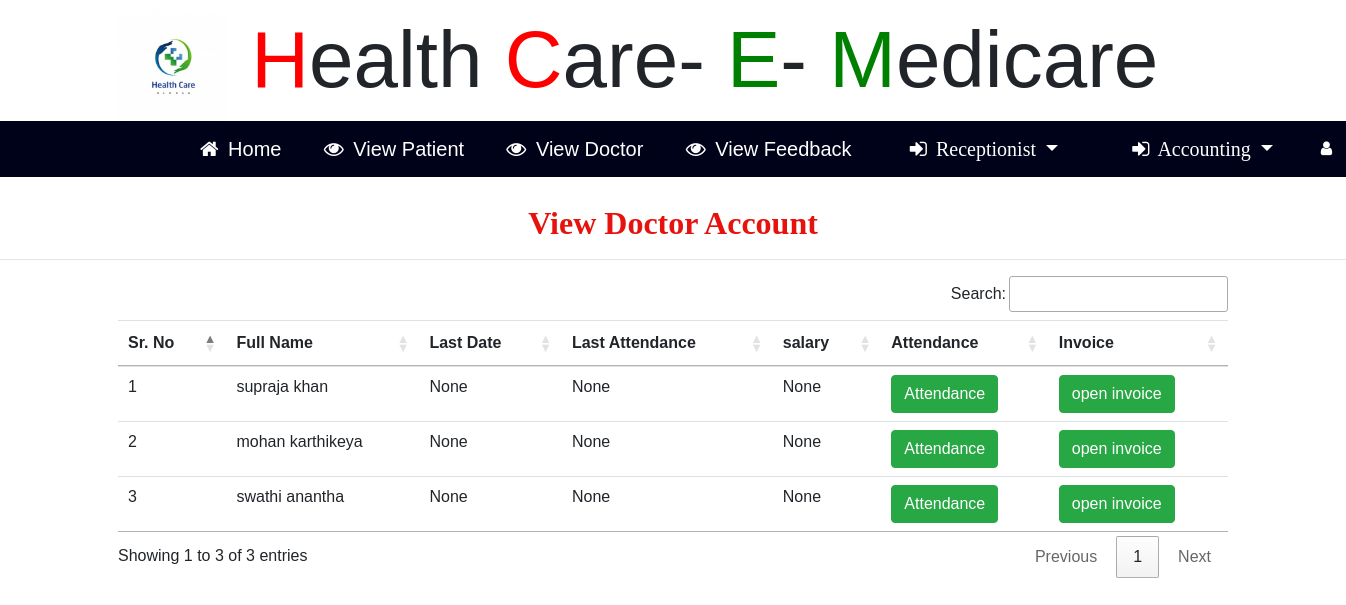
The app's page /doctor_accounting with its own data.
### hopital/models.py (models this page shows, shortened)
class Doctor(models.Model):
    status = models.ForeignKey(Doc_Status,on_delete=models.CASCADE,null=True)
    sign = models.ForeignKey(Signup_User,on_delete=models.CASCADE,null=True)
    age = models.IntegerField(null=True)
    salary = models.IntegerField(null=True)
    last_attend = models.IntegerField(null=True)
    last_date = models.DateField(null=True)
    address = models.CharField(max_length=30,null=True)
    qualification = models.CharField(max_length=30,null=True)
    specialist = models.CharField(max_length=30,null=True)
    gender = models.CharField(max_length=30,null=True)

class Signup_User(models.Model):
    user = models.ForeignKey(User,on_delete=models.CASCADE,null=True)
    mobile = models.IntegerField(null=True)
    image = models.FileField(null=True)
    reg = models.CharField(max_length=30,null=True)

### hopital/views.py (the view)
# urls.py: path('doctor_accounting',Doctor_Accouting,name="doctor_accounting"),
def Doctor_Accouting(request):
    account = Doctor.objects.all()
    d= {'account':account}
    return render(request,'doctor_accounting.html',d)

### hopital/templates/doctor_accounting.html (shortened to what this page needs)
{% include 'hr_nav.html' %}
{% block body %}
<link rel="stylesheet" href="https://cdn.datatables.net/1.10.20/css/jquery.dataTables.min.css">
<link rel="stylesheet" href="https://cdn.datatables.net/buttons/1.6.1/css/buttons.dataTables.min.css">
<center><h2 style = "font-family : 'Monotype Corsiva' ; color : #E6120E ; font-weight : bold;margin-top:2%">
    View Doctor Account</h2></center><hr>
 <div class="container">
<table class="table table-hover" id="example">
  <thead>
  <tr>
    <th>Sr. No</th>
    <th>Full Name</th>
    <th>Last Date</th>
    <th>Last Attendance</th>
    <th>salary</th>
    <th>Attendance</th>
    <th>Invoice</th>
  </tr>
  </thead>
   <tbody>
{% for i in account %}
  <tr>
      <td>{{forloop.counter}}</td>
    <td>{{i.sign.user.first_name}} {{i.sign.user.last_name}}</td>
    <td>{{i.last_date}}</td>
    <td>{{i.last_attend}}</td>
    <td>{{i.salary}}</td>
    <td><a href="{% url 'view_attendance' i.id %}"><button class="btn btn-success">Attendance</button></a></td>
    <td><a href="{% url 'get_invoice' i.id %}"><button class="btn btn-success">open invoice</button></a></td>
  </tr>
   {% endfor %}
    </tbody>
</table>
 </div>
{% endblock %}

### hopital/templates/hr_nav.html (style rules this page uses)
body { font-family: "Lato", sans-serif; }
body { margin:0;font-family:Arial }

### records on screen
Doctor: sign.user.first_name "supraja", sign.user.last_name "khan", last_date "None", last_attend "None", salary "None"
Doctor: sign.user.first_name "mohan", sign.user.last_name "karthikeya", last_date "None", last_attend "None", salary "None"
Doctor: sign.user.first_name "swathi", sign.user.last_name "anantha", last_date "None", last_attend "None", salary "None"
